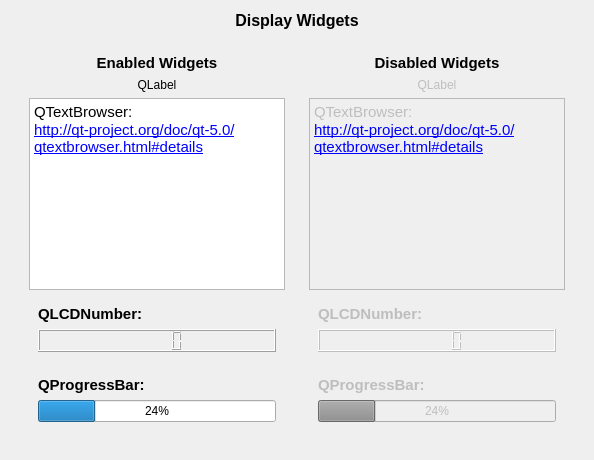
         <widget class="QWidget" name="page_18">
          <layout class="QVBoxLayout" name="verticalLayout_46">
           <item>
            <widget class="QLabel" name="label_38">
             <property name="sizePolicy">
              <sizepolicy hsizetype="Preferred" vsizetype="Fixed">
               <horstretch>0</horstretch>
               <verstretch>0</verstretch>
              </sizepolicy>
             </property>
             <property name="text">
              <string>&lt;!DOCTYPE HTML PUBLIC &quot;-//W3C//DTD HTML 4.0//EN&quot; &quot;http://www.w3.org/TR/REC-html40/strict.dtd&quot;&gt;
&lt;html&gt;&lt;head&gt;&lt;meta name=&quot;qrichtext&quot; content=&quot;1&quot; /&gt;&lt;style type=&quot;text/css&quot;&gt;
p, li { white-space: pre-wrap; }
&lt;/style&gt;&lt;/head&gt;&lt;body style=&quot; font-family:'Cantarell'; font-size:11pt; font-weight:400; font-style:normal;&quot;&gt;
&lt;p style=&quot; margin-top:0px; margin-bottom:0px; margin-left:0px; margin-right:0px; -qt-block-indent:0; text-indent:0px;&quot;&gt;&lt;span style=&quot; font-size:12pt; font-weight:600;&quot;&gt;Display Widgets&lt;/span&gt;&lt;/p&gt;&lt;/body&gt;&lt;/html&gt;</string>
             </property>
             <property name="alignment">
              <set>Qt::AlignCenter</set>
             </property>
            </widget>
           </item>
           <item>
            <widget class="QWidget" name="widget_40" native="true">
             <layout class="QHBoxLayout" name="horizontalLayout_9">
              <item>
               <widget class="QWidget" name="widget_41" native="true">
                <layout class="QVBoxLayout" name="verticalLayout_47">
                 <item>
                  <widget class="QLabel" name="label_49">
                   <property name="sizePolicy">
                    <sizepolicy hsizetype="Preferred" vsizetype="Fixed">
                     <horstretch>0</horstretch>
                     <verstretch>0</verstretch>
                    </sizepolicy>
                   </property>
                   <property name="text">
                    <string>&lt;!DOCTYPE HTML PUBLIC &quot;-//W3C//DTD HTML 4.0//EN&quot; &quot;http://www.w3.org/TR/REC-html40/strict.dtd&quot;&gt;
&lt;html&gt;&lt;head&gt;&lt;meta name=&quot;qrichtext&quot; content=&quot;1&quot; /&gt;&lt;style type=&quot;text/css&quot;&gt;
p, li { white-space: pre-wrap; }
&lt;/style&gt;&lt;/head&gt;&lt;body style=&quot; font-family:'Cantarell'; font-size:11pt; font-weight:400; font-style:normal;&quot;&gt;
&lt;p style=&quot; margin-top:0px; margin-bottom:0px; margin-left:0px; margin-right:0px; -qt-block-indent:0; text-indent:0px;&quot;&gt;&lt;span style=&quot; font-weight:600;&quot;&gt;Enabled Widgets&lt;/span&gt;&lt;/p&gt;&lt;/body&gt;&lt;/html&gt;</string>
                   </property>
                   <property name="alignment">
                    <set>Qt::AlignCenter</set>
                   </property>
                  </widget>
                 </item>
                 <item>
                  <widget class="QLabel" name="label_41">
                   <property name="sizePolicy">
                    <sizepolicy hsizetype="Preferred" vsizetype="Fixed">
                     <horstretch>0</horstretch>
                     <verstretch>0</verstretch>
                    </sizepolicy>
                   </property>
                   <property name="text">
                    <string>QLabel</string>
                   </property>
                   <property name="alignment">
                    <set>Qt::AlignCenter</set>
                   </property>
                  </widget>
                 </item>
                 <item>
                  <widget class="QTextBrowser" name="textBrowser">
                   <property name="sizePolicy">
                    <sizepolicy hsizetype="Expanding" vsizetype="Preferred">
                     <horstretch>0</horstretch>
                     <verstretch>0</verstretch>
                    </sizepolicy>
                   </property>
                   <property name="minimumSize">
                    <size>
                     <width>0</width>
                     <height>0</height>
                    </size>
                   </property>
                   <property name="maximumSize">
                    <size>
                     <width>16777215</width>
                     <height>16777215</height>
                    </size>
                   </property>
                   <property name="html">
                    <string>&lt;!DOCTYPE HTML PUBLIC &quot;-//W3C//DTD HTML 4.0//EN&quot; &quot;http://www.w3.org/TR/REC-html40/strict.dtd&quot;&gt;
&lt;html&gt;&lt;head&gt;&lt;meta name=&quot;qrichtext&quot; content=&quot;1&quot; /&gt;&lt;style type=&quot;text/css&quot;&gt;
p, li { white-space: pre-wrap; }
&lt;/style&gt;&lt;/head&gt;&lt;body style=&quot; font-family:'Cantarell'; font-size:11pt; font-weight:400; font-style:normal;&quot;&gt;
&lt;p style=&quot; margin-top:0px; margin-bottom:0px; margin-left:0px; margin-right:0px; -qt-block-indent:0; text-indent:0px;&quot;&gt;QTextBrowser:&lt;/p&gt;
&lt;p style=&quot; margin-top:0px; margin-bottom:0px; margin-left:0px; margin-right:0px; -qt-block-indent:0; text-indent:0px;&quot;&gt;&lt;a href=&quot;http://qt-project.org/doc/qt-5.0/qtextbrowser.html#details&quot;&gt;&lt;span style=&quot; text-decoration: underline; color:#0000ff;&quot;&gt;http://qt-project.org/doc/qt-5.0/qtextbrowser.html#details&lt;/span&gt;&lt;/a&gt;&lt;/p&gt;&lt;/body&gt;&lt;/html&gt;</string>
                   </property>
                  </widget>
                 </item>
                 <item>
                  <widget class="QWidget" name="widget_43" native="true">
                   <layout class="QVBoxLayout" name="verticalLayout_49">
                    <item>
                     <widget class="QLabel" name="label_39">
                      <property name="sizePolicy">
                       <sizepolicy hsizetype="Preferred" vsizetype="Fixed">
                        <horstretch>0</horstretch>
                        <verstretch>0</verstretch>
                       </sizepolicy>
                      </property>
                      <property name="text">
                       <string>&lt;!DOCTYPE HTML PUBLIC &quot;-//W3C//DTD HTML 4.0//EN&quot; &quot;http://www.w3.org/TR/REC-html40/strict.dtd&quot;&gt;
&lt;html&gt;&lt;head&gt;&lt;meta name=&quot;qrichtext&quot; content=&quot;1&quot; /&gt;&lt;style type=&quot;text/css&quot;&gt;
p, li { white-space: pre-wrap; }
&lt;/style&gt;&lt;/head&gt;&lt;body style=&quot; font-family:'Cantarell'; font-size:11pt; font-weight:400; font-style:normal;&quot;&gt;
&lt;p style=&quot; margin-top:0px; margin-bottom:0px; margin-left:0px; margin-right:0px; -qt-block-indent:0; text-indent:0px;&quot;&gt;&lt;span style=&quot; font-weight:600;&quot;&gt;QLCDNumber:&lt;/span&gt;&lt;/p&gt;&lt;/body&gt;&lt;/html&gt;</string>
                      </property>
                     </widget>
                    </item>
                    <item>
                     <widget class="QLCDNumber" name="lcdNumber">
                      <property name="sizePolicy">
                       <sizepolicy hsizetype="Preferred" vsizetype="Preferred">
                        <horstretch>0</horstretch>
                        <verstretch>0</verstretch>
                       </sizepolicy>
                      </property>
                     </widget>
                    </item>
                   </layout>
                  </widget>
                 </item>
                 <item>
                  <widget class="QWidget" name="widget_46" native="true">
                   <property name="sizePolicy">
                    <sizepolicy hsizetype="Preferred" vsizetype="Fixed">
                     <horstretch>0</horstretch>
                     <verstretch>0</verstretch>
                    </sizepolicy>
                   </property>
                   <layout class="QVBoxLayout" name="verticalLayout_52">
                    <item>
                     <widget class="QLabel" name="label_43">
                      <property name="sizePolicy">
                       <sizepolicy hsizetype="Preferred" vsizetype="Fixed">
                        <horstretch>0</horstretch>
                        <verstretch>0</verstretch>
                       </sizepolicy>
                      </property>
                      <property name="text">
                       <string>&lt;!DOCTYPE HTML PUBLIC &quot;-//W3C//DTD HTML 4.0//EN&quot; &quot;http://www.w3.org/TR/REC-html40/strict.dtd&quot;&gt;
&lt;html&gt;&lt;head&gt;&lt;meta name=&quot;qrichtext&quot; content=&quot;1&quot; /&gt;&lt;style type=&quot;text/css&quot;&gt;
p, li { white-space: pre-wrap; }
&lt;/style&gt;&lt;/head&gt;&lt;body style=&quot; font-family:'Cantarell'; font-size:11pt; font-weight:400; font-style:normal;&quot;&gt;
&lt;p style=&quot; margin-top:0px; margin-bottom:0px; margin-left:0px; margin-right:0px; -qt-block-indent:0; text-indent:0px;&quot;&gt;&lt;span style=&quot; font-weight:600;&quot;&gt;QProgressBar:&lt;/span&gt;&lt;/p&gt;&lt;/body&gt;&lt;/html&gt;</string>
                      </property>
                     </widget>
                    </item>
                    <item>
                     <widget class="QProgressBar" name="progressBar">
                      <property name="value">
                       <number>24</number>
                      </property>
                     </widget>
                    </item>
                   </layout>
                  </widget>
                 </item>
                </layout>
               </widget>
              </item>
              <item>
               <widget class="QWidget" name="widget_42" native="true">
                <layout class="QVBoxLayout" name="verticalLayout_56">
                 <item>
                  <widget class="QLabel" name="label_50">
                   <property name="sizePolicy">
                    <sizepolicy hsizetype="Preferred" vsizetype="Fixed">
                     <horstretch>0</horstretch>
                     <verstretch>0</verstretch>
                    </sizepolicy>
                   </property>
                   <property name="text">
                    <string>&lt;!DOCTYPE HTML PUBLIC &quot;-//W3C//DTD HTML 4.0//EN&quot; &quot;http://www.w3.org/TR/REC-html40/strict.dtd&quot;&gt;
&lt;html&gt;&lt;head&gt;&lt;meta name=&quot;qrichtext&quot; content=&quot;1&quot; /&gt;&lt;style type=&quot;text/css&quot;&gt;
p, li { white-space: pre-wrap; }
&lt;/style&gt;&lt;/head&gt;&lt;body style=&quot; font-family:'Cantarell'; font-size:11pt; font-weight:400; font-style:normal;&quot;&gt;
&lt;p style=&quot; margin-top:0px; margin-bottom:0px; margin-left:0px; margin-right:0px; -qt-block-indent:0; text-indent:0px;&quot;&gt;&lt;span style=&quot; font-weight:600;&quot;&gt;Disabled Widgets&lt;/span&gt;&lt;/p&gt;&lt;/body&gt;&lt;/html&gt;</string>
                   </property>
                   <property name="alignment">
                    <set>Qt::AlignCenter</set>
                   </property>
                  </widget>
                 </item>
                 <item>
                  <widget class="QLabel" name="label_46">
                   <property name="enabled">
                    <bool>false</bool>
                   </property>
                   <property name="sizePolicy">
                    <sizepolicy hsizetype="Preferred" vsizetype="Fixed">
                     <horstretch>0</horstretch>
                     <verstretch>0</verstretch>
                    </sizepolicy>
                   </property>
                   <property name="text">
                    <string>QLabel</string>
                   </property>
                   <property name="alignment">
                    <set>Qt::AlignCenter</set>
                   </property>
                  </widget>
                 </item>
                 <item>
                  <widget class="QTextBrowser" name="textBrowser_3">
                   <property name="enabled">
                    <bool>false</bool>
                   </property>
                   <property name="sizePolicy">
                    <sizepolicy hsizetype="Expanding" vsizetype="Preferred">
                     <horstretch>0</horstretch>
                     <verstretch>0</verstretch>
                    </sizepolicy>
                   </property>
                   <property name="html">
                    <string>&lt;!DOCTYPE HTML PUBLIC &quot;-//W3C//DTD HTML 4.0//EN&quot; &quot;http://www.w3.org/TR/REC-html40/strict.dtd&quot;&gt;
&lt;html&gt;&lt;head&gt;&lt;meta name=&quot;qrichtext&quot; content=&quot;1&quot; /&gt;&lt;style type=&quot;text/css&quot;&gt;
p, li { white-space: pre-wrap; }
&lt;/style&gt;&lt;/head&gt;&lt;body style=&quot; font-family:'Cantarell'; font-size:11pt; font-weight:400; font-style:normal;&quot;&gt;
&lt;p style=&quot; margin-top:0px; margin-bottom:0px; margin-left:0px; margin-right:0px; -qt-block-indent:0; text-indent:0px;&quot;&gt;QTextBrowser:&lt;/p&gt;
&lt;p style=&quot; margin-top:0px; margin-bottom:0px; margin-left:0px; margin-right:0px; -qt-block-indent:0; text-indent:0px;&quot;&gt;&lt;a href=&quot;http://qt-project.org/doc/qt-5.0/qtextbrowser.html#details&quot;&gt;&lt;span style=&quot; text-decoration: underline; color:#0000ff;&quot;&gt;http://qt-project.org/doc/qt-5.0/qtextbrowser.html#details&lt;/span&gt;&lt;/a&gt;&lt;/p&gt;&lt;/body&gt;&lt;/html&gt;</string>
                   </property>
                  </widget>
                 </item>
                 <item>
                  <widget class="QWidget" name="widget_44" native="true">
                   <property name="enabled">
                    <bool>false</bool>
                   </property>
                   <layout class="QVBoxLayout" name="verticalLayout_55">
                    <item>
                     <widget class="QLabel" name="label_48">
                      <property name="sizePolicy">
                       <sizepolicy hsizetype="Preferred" vsizetype="Fixed">
                        <horstretch>0</horstretch>
                        <verstretch>0</verstretch>
                       </sizepolicy>
                      </property>
                      <property name="text">
                       <string>&lt;!DOCTYPE HTML PUBLIC &quot;-//W3C//DTD HTML 4.0//EN&quot; &quot;http://www.w3.org/TR/REC-html40/strict.dtd&quot;&gt;
&lt;html&gt;&lt;head&gt;&lt;meta name=&quot;qrichtext&quot; content=&quot;1&quot; /&gt;&lt;style type=&quot;text/css&quot;&gt;
p, li { white-space: pre-wrap; }
&lt;/style&gt;&lt;/head&gt;&lt;body style=&quot; font-family:'Cantarell'; font-size:11pt; font-weight:400; font-style:normal;&quot;&gt;
&lt;p style=&quot; margin-top:0px; margin-bottom:0px; margin-left:0px; margin-right:0px; -qt-block-indent:0; text-indent:0px;&quot;&gt;&lt;span style=&quot; font-weight:600;&quot;&gt;QLCDNumber:&lt;/span&gt;&lt;/p&gt;&lt;/body&gt;&lt;/html&gt;</string>
                      </property>
                     </widget>
                    </item>
                    <item>
                     <widget class="QLCDNumber" name="lcdNumber_3">
                      <property name="sizePolicy">
                       <sizepolicy hsizetype="Preferred" vsizetype="Preferred">
                        <horstretch>0</horstretch>
                        <verstretch>0</verstretch>
                       </sizepolicy>
                      </property>
                     </widget>
                    </item>
                   </layout>
                  </widget>
                 </item>
                 <item>
                  <widget class="QWidget" name="widget_51" native="true">
                   <property name="enabled">
                    <bool>false</bool>
                   </property>
                   <property name="sizePolicy">
                    <sizepolicy hsizetype="Preferred" vsizetype="Fixed">
                     <horstretch>0</horstretch>
                     <verstretch>0</verstretch>
                    </sizepolicy>
                   </property>
                   <layout class="QVBoxLayout" name="verticalLayout_54">
                    <item>
                     <widget class="QLabel" name="label_47">
                      <property name="sizePolicy">
                       <sizepolicy hsizetype="Preferred" vsizetype="Fixed">
                        <horstretch>0</horstretch>
                        <verstretch>0</verstretch>
                       </sizepolicy>
                      </property>
                      <property name="text">
                       <string>&lt;!DOCTYPE HTML PUBLIC &quot;-//W3C//DTD HTML 4.0//EN&quot; &quot;http://www.w3.org/TR/REC-html40/strict.dtd&quot;&gt;
&lt;html&gt;&lt;head&gt;&lt;meta name=&quot;qrichtext&quot; content=&quot;1&quot; /&gt;&lt;style type=&quot;text/css&quot;&gt;
p, li { white-space: pre-wrap; }
&lt;/style&gt;&lt;/head&gt;&lt;body style=&quot; font-family:'Cantarell'; font-size:11pt; font-weight:400; font-style:normal;&quot;&gt;
&lt;p style=&quot; margin-top:0px; margin-bottom:0px; margin-left:0px; margin-right:0px; -qt-block-indent:0; text-indent:0px;&quot;&gt;&lt;span style=&quot; font-weight:600;&quot;&gt;QProgressBar:&lt;/span&gt;&lt;/p&gt;&lt;/body&gt;&lt;/html&gt;</string>
                      </property>
                     </widget>
                    </item>
                    <item>
                     <widget class="QProgressBar" name="progressBar_3">
                      <property name="value">
                       <number>24</number>
                      </property>
                     </widget>
                    </item>
                   </layout>
                  </widget>
                 </item>
                </layout>
               </widget>
              </item>
             </layout>
            </widget>
           </item>
          </layout>
         </widget>
